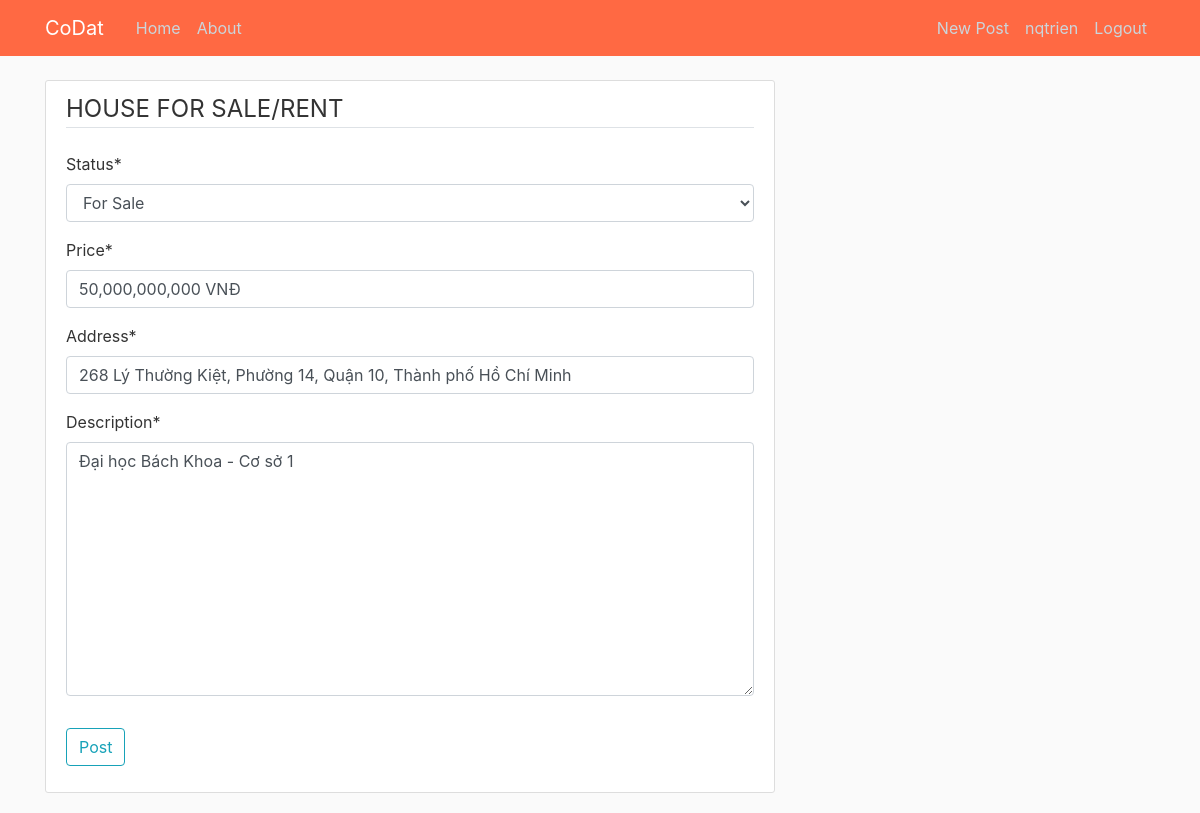
Page /post/3/update/ (signed in) on the committed database.
### HomePage/models.py (models this page shows, shortened)
class Post(models.Model):
    status = models.CharField(max_length=10, choices=STATUS)
    price = models.CharField(max_length=20)
    address = models.CharField(max_length=100)
    description = models.TextField()
    date_posted = models.DateTimeField(default=timezone.now)
    author = models.ForeignKey(User, on_delete=models.CASCADE)
    likes = models.ManyToManyField(User, related_name="blog_posts")

### HomePage/views.py (the view, shortened to what this page needs)
# urls.py: path('post/<int:pk>/update/', PostUpdateView.as_view(), name='post-update'),
class PostUpdateView(LoginRequiredMixin, UserPassesTestMixin, UpdateView):
    model = Post
    fields = ['status', 'price', 'address', 'description']
    def test_func(self):
        post = self.get_object()
        return self.request.user == post.author

### HomePage/templates/HomePage/post_form.html (shortened to what this page needs)
{% extends "HomePage/base.html" %}
{% load crispy_forms_tags %}
{% block content %}
    <div class="content-section">
        <form method="POST">
            <fieldset class="form-group">
                <legend class="border-bottom mb-4">HOUSE FOR SALE/RENT</legend>
                {{ form|crispy }}
            </fieldset>
            <div class="form-group">
                <button class="btn btn-outline-info" type="submit">Post</button>
            </div>
        </form>
    </div>
{% endblock content %}

### HomePage/templates/HomePage/base.html (shortened to what this page needs)
{% load static %}
<!DOCTYPE html>
<html>
<head>
    <link rel="stylesheet" href="https://maxcdn.bootstrapcdn.com/bootstrap/4.0.0/css/bootstrap.min.css">
    <link rel="stylesheet" type="text/css" href="{% static 'HomePage/main.css' %}">
</head>
<body>
    <header class="site-header">
        <nav class="navbar navbar-expand-md navbar-dark bg-steel fixed-top">
            <div class="container">
                <a class="navbar-brand mr-4" href="{% url 'home-page' %}">CoDat</a>
                <div class="collapse navbar-collapse" id="navbarToggle">
                    <div class="navbar-nav mr-auto">
                        <a class="nav-item nav-link" href="{% url 'home-page' %}">Home</a>
                        <a class="nav-item nav-link" href="{% url 'home-about' %}">About</a>
                    </div>
                    <div class="navbar-nav">
                        {% if user.is_authenticated %}
                            <a class="nav-item nav-link" href="{% url 'post-create' %}">New Post</a>
                            <a class="nav-item nav-link" href="{% url 'profile' %}">{{ user.username }}</a>
                            <a class="nav-item nav-link" href="{% url 'logout' %}">Logout</a>
                        {% else %}
                            <a class="nav-item nav-link" href="{% url 'login' %}?next={{request.path}}">Login</a>
                            <a class="nav-item nav-link" href="{% url 'register' %}">Register</a>
                        {% endif %}
                    </div>
                </div>
            </div>
        </nav>
    </header>
    <main role="main" class="container">
        <div class="row">
            <div class="col-md-8">
                {% block content %}{% endblock %}
            </div>
    </main>
</body>
</html>

### HomePage/static/HomePage/main.css (style rules this page uses)
body { background: #fafafa; color: #333333; margin-top: 5rem; }
.bg-steel { background-color: #ff6943; }
.site-header .navbar-nav .nav-link { color: #cbd5db; }
.content-section { background: #ffffff; padding: 10px 20px; border: 1px solid #dddddd; border-radius: 3px; margin-bottom: 20px; }

### rows in the picture
Post: status "For Sale", price "50,000,000,000 VNĐ", address "268 Lý Thường Kiệt, Phường 14, Quận 10, Thành phố Hồ Chí Minh", description "Đại học Bách Khoa - Cơ sở 1"

### other values in the picture
{{ user.username }} "nqtrien"
